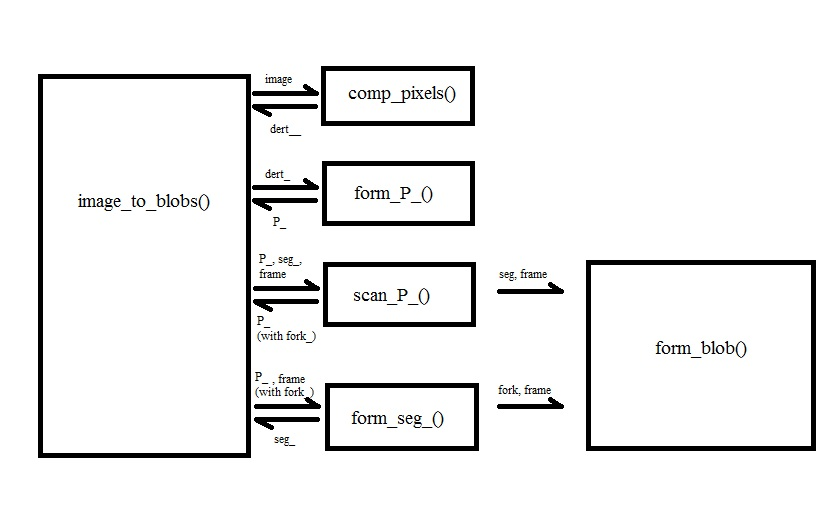
#> input picture frame_2D_alg/frame_blob.jpg, 836 x 532 px
$ python frame_blobs_dims.py --image ../frame_blob.jpg   (Python 2 division)
#> lines starting #> are read from the running program, lines starting #| are printed output that depends on the picture
import cv2
import argparse
import numpy
from scipy import misc
from time import time
from collections import deque

'''
    frame_blobs() is a principal version for segmentation of image into initial blobs.
    Complemented by intra_blob (recursive search within blobs), it will be 2D version of first-level core algorithm.
    Blob is a contiguous area of positive or negative derivatives from cross-comparison among adjacent pixels within an image.

    Cross-comparison forms match and difference between pixels in horizontal (m, d) and vertical (my, dy) dimensions, and these four
    derivatives define four types of blobs. This version defines d | dy blobs only inside negative m | my blobs,
    while frame_blobs_olp (overlap) defines each blob type over full frame.

    frame_blobs() performs several levels (Le) of encoding, incremental per scan line defined by vertical coordinate y.
    value of y per Le line is shown relative to y of current input line, incremented by top-down scan of input image:

    1Le, line y:    x_comp(p_): lateral pixel comparison -> tuple of derivatives ders ) array ders_
    2Le, line y- 1: y_comp(ders_): vertical pixel comp -> 2D tuple ders2 ) array ders2_
    3Le, line y- 1+ rng*2: form_P(ders2) -> 1D pattern P
    4Le, line y- 2+ rng*2: scan_P_(P, hP) -> hP, roots: down-connections, fork_: up-connections between Ps
    5Le, line y- 3+ rng*2: form_segment(hP, seg) -> seg: merge vertically-connected _Ps in non-forking blob segments
    6Le, line y- 4+ rng*2+ seg depth: form_blob(seg, blob): merge connected segments in fork_' incomplete blobs, recursively
    if y = rng * 2: line y == P_, line y-1 == hP_, line y-2 == seg_, line y-4 == blob_

    Pixel comparison in 2D forms lateral and vertical derivatives: 2 matches and 2 differences per pixel.
    They are formed on the same level because average lateral match ~ average vertical match.
    Each vertical and horizontal derivative forms separate blobs: redundant representations of original pixels.

    They can also be summed to estimate diagonal or hypot derivatives, for blob orientation to maximize primary derivatives.
    Orientation increases primary dimension of blob to maximize match, and decreases secondary dimension to maximize difference.
    Subsequent union of lateral and vertical blobs is by combined match of their parameters, orthogonal sign is not commeasurable.

    Initial pixel comparison is not novel, I design from the scratch to make it organic part of hierarchical algorithm.
    It would be much faster with matrix computation, but this is minor compared to higher-level processing.
    I implement it sequentially for consistency with accumulation into blobs: irregular and very difficult to map to matrices.

    All 2D functions (y_comp, scan_P_, form_segment, form_blob) input two lines: higher and lower,
    convert elements of lower line into elements of new higher line, then displace elements of old higher line into higher function.
    Higher-line elements include additional variables, derived while they were lower-line elements.

    prefix '_' denotes higher-line variable or pattern, vs. same-type lower-line variable or pattern,
    postfix '_' denotes array name, vs. same-name elements of that array:
'''

# ************ MISCELLANEOUS FUNCTIONS **********************************************************************************
# Includes:
# -rebuild_blobs()
# -segment_sort_by_height()
# ***********************************************************************************************************************

# [21 lines left out: function rebuild_blobs, not called in this run]
    # ---------- rebuild_blobs() end ------------------------------------------------------------------------------------


def segment_sort_by_height(seg):
    " Used in sort() function at blob termination "
    return seg[7]
    # ---------- segment_sort_by_height() end ---------------------------------------------------------------------------


# ************ MISCELLANEOUS FUNCTIONS END ******************************************************************************

# ************ MAIN FUNCTIONS *******************************************************************************************
# Includes:
# -lateral_comp()
# -vertical_comp()
# -form_P()
# -scan_P_()
# -form_segment()
# -form_blob()
# -image_to_blobs()
# ***********************************************************************************************************************

def lateral_comp(pixel_):
    " Comparison over x coordinate, within rng of consecutive pixels on each line "

    ders1_ = []  # tuples of complete 1D derivatives: summation range = rng
    rng_ders1_ = deque(maxlen=rng)  # incomplete ders1s, within rng from input pixel: summation range < rng
    rng_ders1_.append((0, 0, 0))
    max_index = rng - 1  # max index of rng_ders1_

    for x, p in enumerate(pixel_):  # pixel p is compared to rng of prior pixels within horizontal line, summing d and m per prior pixel
        back_fd, back_fm = 0, 0  # fuzzy derivatives from rng of backward comps per pri_p
        for index, (pri_p, fd, fm) in enumerate(rng_ders1_):
            d = p - pri_p
            m = ave - abs(d)
            fd += d  # bilateral fuzzy d: running sum of differences between pixel and all prior and subsequent pixels within rng
            fm += m  # bilateral fuzzy m: running sum of matches between pixel and all prior and subsequent pixels within rng
            back_fd += d
            back_fm += m  # running sum of d and m between pixel and all prior pixels within rng

            if index < max_index:
                rng_ders1_[index] = (pri_p, fd, fm)
            elif x > rng * 2 - 1:  # after pri_p comp over full bilateral rng
                ders1_.append((pri_p, fd, fm))  # completed bilateral tuple is transferred from rng_ders_ to ders_

        rng_ders1_.appendleft((p, back_fd, back_fm))  # new tuple with initialized d and m, maxlen displaces completed tuple
    # last incomplete rng_ders1_ in line are discarded, vs. ders1_ += reversed(rng_ders1_)
    return ders1_
    # ---------- lateral_comp() end -------------------------------------------------------------------------------------

def vertical_comp(ders1_, rng_ders2__, _xP_, _yP_, frame):
    " Comparison to bilateral rng of vertically consecutive pixels, forming ders2: pixel + lateral and vertical derivatives"

    # each of the following contains 2 types, per core variables m and d:
    xP = [[0, rng, 0, 0, 0, 0, 0, 0, 0, 0, 0, []],  # lateral pattern = pri_s, x0, L, I, D, Dy, M, My, Alt0:4 ders2_
          [0, rng, 0, 0, 0, 0, 0, 0, 0, 0, 0, []]]
    yP = [[0, rng, 0, 0, 0, 0, 0, 0, 0, 0, 0, []],
          [0, rng, 0, 0, 0, 0, 0, 0, 0, 0, 0, []]]
    xP_ = [deque(), deque()]
    yP_ = [deque(), deque()]  # line y - 1 + rng*2
    xbuff_ = [deque(), deque()]
    ybuff_ = [deque(), deque()]  # line y - 2 + rng*2: _Ps buffered by previous run of scan_P_

    new_rng_ders2__ = deque()  # 2D array: line of rng_ders2_s buffered for next-line comp
    max_index = rng - 1  # max rng_ders2_ index
    x = rng  # lateral coordinate of pixel in input ders1

    for (p, d, m), rng_ders2_ in zip(ders1_, rng_ders2__):  # pixel comp to rng _pixels in rng_ders2_, summing dy and my
        index = 0
        back_dy, back_my = 0, 0
        for (_p, _d, fdy, _m, fmy) in rng_ders2_:  # vertical derivatives are incomplete; prefix '_' denotes higher-line variable

            dy = p - _p
            my = ave - abs(dy)
            fdy += dy  # running sum of differences between pixel _p and all higher and lower pixels within rng
            fmy += my  # running sum of matches between pixel _p and all higher and lower pixels within rng
            back_dy += dy
            back_my += my  # running sum of d and m between pixel _p and all higher pixels within rng

            if index < max_index:
                rng_ders2_[index] = (_p, _d, fdy, _m, fmy)
            elif y > min_coord:
                ders = _p, _d, fdy, _m, fmy
                xP, xP_, xbuff_, _xP_, frame = form_P( ders, x, X - rng - 1, xP, xP_, xbuff_, _xP_, frame, 0 )  # lateral mP, typ = 0
                yP, yP_, ybuff_, _yP_, frame = form_P( ders, x, X - rng - 1, yP, yP_, ybuff_, _yP_, frame, 1 )  # vertical mP, typ = 1
            index += 1

        rng_ders2_.appendleft( ( p, d, back_dy, m, back_my ) )  # new ders2 displaces completed one in vertical rng_ders2_ via maxlen
        new_rng_ders2__.append(rng_ders2_)  # 2D array of vertically-incomplete 2D tuples, converted to rng_ders2__, for next-line vertical comp
        x += 1

    typ = dim     # terminate last dP (typ = 2) within neg mPs
    while xbuff_[1]:
        hP = xbuff_[1].popleft()
        if hP[1] != 1: # no roots
            frame = form_blob( hP, frame, typ )
    while _xP_[1]:
        hP, frame = form_segment(_xP_[1].popleft(), frame, typ)
        frame = form_blob( hP, frame, typ )

    typ += 1     # terminate last dyP (typ = 3) within neg mPs
    while ybuff_[1]:
        hP = ybuff_[1].popleft()
        if hP[1] != 1: # no roots
            frame = form_blob( hP, frame, typ )
    while _yP_[1]:
        hP, frame = form_segment(_yP_[1].popleft(), frame, typ)
        frame = form_blob( hP, frame, typ )

    return new_rng_ders2__, xP_, yP_, frame
    # ---------- vertical_comp() end ------------------------------------------------------------------------------------

def form_P(ders, x, max_x, P, P_, buff_, hP_, frame, typ, is_dP = False):
    " Initializes, and accumulates 1D pattern "
    # is_dP = bool(typ // dim), or computed directly for speed and clarity:

    p, d, dy, m, my = ders  # 2D tuple of derivatives per pixel, "y" denotes vertical vs. lateral derivatives
    if      typ == 0:   core = m;   alt0 = d;   alt1 = my;  alt2 = dy
    elif    typ == 1:   core = my;  alt0 = dy;  alt1 = m;   alt2 = d
    elif    typ == 2:   core = d;   alt0 = m;   alt1 = dy;  alt2 = my
    else:               core = dy;  alt0 = my;  alt1 = d;   alt2 = m

    s = 1 if core > 0 else 0
    pri_s, x0 = P[is_dP][:2]    # P[0] is mP, P[1] is dP
    if not ( s == pri_s or x == x0):  # P is terminated
        P, P_, buff_, hP_, frame = term_P(s, x, P, P_, buff_, hP_, frame, typ, is_dP)

    pri_s, x0, L, I, D, Dy, M, My, Alt0, Alt1, Alt2, ders_ = P[is_dP]  # continued or initialized input and derivatives are accumulated:
    L += 1  # length of a pattern
    I += p  # summed input
    D += d  # lateral D
    Dy += dy  # vertical D
    M += m  # lateral M
    My += my  # vertical M
    Alt0 += abs(alt0)  # alternative derivative: m | d; indicate value, thus redundancy rate, of overlapping alt-core blobs
    Alt1 += abs(alt1)  # alternative direction:  x | y
    Alt2 += abs(alt2)  # alternative derivative and direction

    ders_.append(ders)  # ders2s are buffered for oriented rescan and incremental range | derivation comp
    P[is_dP] = s, x0, L, I, D, Dy, M, My, Alt0, Alt1, Alt2, ders_

    if x == max_x:  # P is terminated
        P, P_, buff_, hP_, frame = term_P(s, x + 1, P, P_, buff_, hP_, frame, typ, is_dP)

    return P, P_, buff_, hP_, frame  # accumulated within line, P_ is a buffer for conversion to _P_
    # ---------- form_P() end -------------------------------------------------------------------------------------------


def term_P(s, x, P, P_, buff_, hP_, frame, typ, is_dP):
    " Terminates 1D pattern when sign-change is detected or at the end of P_"

    pri_s, x0, L, I, D, Dy, M, My, Alt0, Alt1, Alt2, ders_ = P[is_dP]
    if not is_dP and not pri_s:
        P[1] = [-1, x0, 0, 0, 0, 0, 0, 0, 0, 0, 0, []]  # dPs (P[1]) formed inside of negative mP (P[0])

        for i in range(L):
            P, P_, buff_, _P_, frame = form_P(ders_[i], x0 + i, x0 + L - 1, P, P_, buff_, hP_, frame, typ + dim, True) # is_dP = 1
        P[0] = pri_s, x0, L, I, D, Dy, M, My, Alt0, Alt1, Alt2, ders_, P_[1]

    if y == rng * 2:  # 1st line P_ is converted to init hP_;  scan_P_(), form_segment(), form_blob() use one type of Ps, hPs, buffs
        P_[is_dP].append([P[is_dP], 0, [], x - 1])  # P, roots, _fork_, x
    else:
        P_[is_dP], buff_[is_dP], hP_[is_dP], frame = scan_P_(x - 1, P[is_dP], P_[is_dP], buff_[is_dP], hP_[is_dP], frame, typ)  # P scans hP_
    P[is_dP] = s, x, 0, 0, 0, 0, 0, 0, 0, 0, 0, []  # new P initialization

    return P, P_, buff_, hP_, frame
    # ---------- term_P() end -------------------------------------------------------------------------------------------


def scan_P_(x, P, P_, _buff_, hP_, frame, typ):
    " P scans shared-x-coordinate hPs in higher P_, combines overlapping Ps into blobs "

    buff_ = deque()  # new buffer for displaced hPs (higher-line P tuples), for scan_P_(next P)
    fork_ = []  # refs to hPs connected to input P
    _x0 = 0  # to start while loop, next ini_x = _x + 1
    x0 = P[1]

    while _x0 <= x:  # while x values overlap between P and _P
        if _buff_:
            hP = _buff_.popleft()  # hP was extended to segment and buffered in prior scan_P_
        elif hP_:
            hP, frame = form_segment( hP_.popleft(), frame, typ )
        else:
            break  # higher line ends, all hPs are converted to segments
        roots = hP[1]
        _x0 = hP[5][-1][0][1]  # first_x
        _x = _x0 + hP[5][-1][0][2] - 1  # last_x = first_x + L - 1

        if P[0] == hP[6][0][0] and  not _x < x0 and not x < _x0:  # P comb -> blob if s == _s, _last_x >= first_x and last_x >= _first_x
            roots += 1
            hP[1] = roots
            fork_.append(hP)  # P-connected hPs will be converted to segments at each _fork

        if _x > x:  # x overlap between hP and next P: hP is buffered for next scan_P_, else hP included in a blob segment
            buff_.append(hP)
        elif roots != 1:
            frame = form_blob(hP, frame, typ)  # segment is terminated and packed into its blob
        _x0 = _x + 1  # = first x of next _P

    buff_ += _buff_  # _buff_ is likely empty
    P_.append([P, 0, fork_, x])  # P with no overlap to next _P is extended to hP and buffered for next-line scan_P_

    return P_, buff_, hP_, frame  # hP_ and buff_ contain only remaining _Ps, with _x => next x
    # ---------- scan_P_() end ------------------------------------------------------------------------------------------


def form_segment(hP, frame, typ):
    " Convert hP into new segment or add it to higher-line segment, merge blobs "
    _P, roots, fork_, last_x = hP
    [s, first_x], params = _P[:2], list(_P[2:11])
    ave_x = (_P[2] - 1) // 2  # extra-x L = L-1 (1x in L)

    if not fork_:  # seg is initialized with initialized blob (params, coordinates, remaining_roots, root_, xD)
        blob = [[s, 0, 0, 0, 0, 0, 0, 0, 0, 0], [_P[1], hP[3], y-rng-1, 0, 0], 1, []]
        hP = [params, roots, fork_, ave_x, 0, [(_P, 0)], blob]
        blob[3].append(hP)
    else:
        if len(fork_) == 1 and fork_[0][1] == 1:  # hP has one fork: hP[2][0], and that fork has one root: hP
            # hP is merged into higher-line blob segment (Pars, roots, _fork_, ave_x, xD, Py_, blob) at hP[2][0]:
            fork = fork_[0]
            L, I, D, Dy, M, My, alt0, alt1, alt2 = params
            Ls, Is, Ds, Dys, Ms, Mys, alt0s, alt1s, alt2s = fork[0]  # seg params
            fork[0] = [Ls + L, Is + I, Ds + D, Dys + Dy, Ms + M, Mys + My, alt0s + alt0, alt1s + alt1, alt2s + alt2]
            fork[1] = roots
            dx = ave_x - fork[3]
            fork[3] = ave_x
            fork[4] += dx  # xD for seg normalization and orientation, or += |dx| for curved yL and Pm estimation?
            fork[5].append((_P, dx))  # Py_: vertical buffer of Ps merged into seg
            hP = fork  # replace segment with including fork's segment
            blob = hP[6]

        else:  # if >1 forks, or 1 fork that has >1 roots:
            hP = [params, roots, fork_, ave_x, 0, [(_P, 0)], fork_[0][6]]  # seg is initialized with fork's blob
            blob = hP[6]
            blob[3].append(hP)  # segment is buffered into root_

            if len(fork_) > 1:  # merge blobs of all forks
                if fork_[0][1] == 1:  # if roots == 1
                    frame = form_blob(fork_[0], frame, typ, 1)  # merge seg of 1st fork into its blob

                for fork in fork_[1:len(fork_)]:  # merge blobs of other forks into blob of 1st fork
                    if fork[1] == 1:
                        frame = form_blob(fork, frame, typ, 1)

                    if not fork[6] is blob:
                        [s, L, I, D, Dy, M, My, alt0, alt1, alt2], [min_x, max_x, min_y, xD, Ly], remaining_roots, root_ = fork[6]
                        blob[0][1] += L
                        blob[0][2] += I
                        blob[0][3] += D
                        blob[0][4] += Dy
                        blob[0][5] += M
                        blob[0][6] += My
                        blob[0][7] += alt0
                        blob[0][8] += alt1
                        blob[0][9] += alt2
                        blob[1][0] = min(min_x, blob[1][0])
                        blob[1][1] = max(max_x, blob[1][1])
                        blob[1][2] = min(min_y, blob[1][2])
                        blob[1][3] += xD
                        blob[1][4] += Ly
                        blob[2] += remaining_roots
                        for seg in root_:
                            if not seg is fork:
                                seg[6] = blob  # blobs in other forks are references to blob in the first fork
                                blob[3].append(seg)  # buffer of merged root segments
                        fork[6] = blob
                        blob[3].append(fork)
                    blob[2] -= 1

        blob[1][0] = min(first_x, blob[1][0])  # min_x
        blob[1][1] = max(last_x, blob[1][1])  # max_x
    return hP, frame
    # ---------- form_segment() end -----------------------------------------------------------------------------------------


def form_blob(term_seg, frame, typ, y_carry=0):
    " Terminated segment is merged into continued or initialized blob (all connected segments) "

    [L, I, D, Dy, M, My, alt0, alt1, alt2], roots, fork_, x, xD, Py_, blob = term_seg  # unique blob in fork_[0][6] is ref'd by other forks
    blob[0][1] += L
    blob[0][2] += I
    blob[0][3] += D
    blob[0][4] += Dy
    blob[0][5] += M
    blob[0][6] += My
    blob[0][7] += alt0
    blob[0][8] += alt1
    blob[0][9] += alt2
    blob[1][3] += xD        # ave_x angle, to evaluate blob for re-orientation
    blob[1][4] += len(Py_)  # Ly = number of slices in segment
    blob[2] += roots - 1  # reference to term_seg is already in blob[9]
    term_seg.append(y - rng - 1 - y_carry)  # y_carry: min elevation of term_seg over current hP

    if not blob[2]:  # if remaining_roots == 0: blob is terminated and packed in frame
        [s, L, I, D, Dy, M, My, alt0, alt1, alt2], [min_x, max_x, min_y, xD, Ly], remaining_roots, root_ = blob
        if not typ:  # frame P are to compute averages, redundant for same-scope alt_frames
            frame[0][1] += I
            frame[0][2] += D
            frame[0][3] += Dy
            frame[0][4] += M
            frame[0][5] += My
        if not s and typ < dim:
            frame[0][0][typ] += L   # L of negative mblobs are summed

        frame[typ + 1][0] += xD  # ave_x angle, to evaluate frame for re-orientation
        frame[typ + 1][1] += Ly  # +L
        root_.sort(key=segment_sort_by_height)  # Sort segments by max_y
        frame[typ + 1][2].append(((s, L, I, D, Dy, M, My, alt0, alt1, alt2), (min_x, max_x, min_y, term_seg[7], xD, Ly), root_))

    return frame  # no term_seg return: no root segs refer to it
    # ---------- form_blob() end ----------------------------------------------------------------------------------------


def image_to_blobs(image):
    " Main body of the operation, postfix '_' denotes array vs. element, prefix '_' denotes higher-line vs. lower-line variable "

    _xP_ = [deque(), deque()]
    _yP_ = [deque(), deque()]  # higher-line same- d-, m-, dy-, my- sign 1D patterns
    frame = [[[0, 0], 0, 0, 0, 0, 0], [0, 0, []], [0, 0, []], [0, 0, []], [0, 0, []]]  # [neg_mL, neg_myL, I, D, Dy, M, My], 4 x [xD, Ly, blob_]
    global y
    y = 0
    rng_ders2__ = []  # horizontal line of vertical buffers: 2D array of 2D tuples, deque for speed?
    pixel_ = image[0, :]  # first line of pixels
    ders1_ = lateral_comp(pixel_)

    for (p, d, m) in ders1_:
        ders2 = p, d, 0, m, 0  # dy, my initialized at 0
        rng_ders2_ = deque(maxlen=rng)  # vertical buffer of incomplete derivatives tuples, for fuzzy ycomp
        rng_ders2_.append(ders2)        # only one tuple in first-line rng_ders2_
        rng_ders2__.append(rng_ders2_)

    for y in range(1, Y):  # or Y-1: default term_blob in scan_P_ at y = Y?

        pixel_ = image[y, :]            # vertical coordinate y is index of new line p_
        ders1_ = lateral_comp(pixel_)   # lateral pixel comparison
        rng_ders2__, _xP_, _yP_, frame = vertical_comp( ders1_, rng_ders2__, _xP_, _yP_, frame )  # vertical pixel comparison

    # frame ends, last vertical rng of incomplete rng_ders2__ is discarded,
    # merge segs of last line into their blobs:
    y = Y
    for is_dP in range(2):
        typ = is_dP * dim
        hP_ = _xP_[is_dP]
        while hP_:
            hP, frame = form_segment( hP_.popleft(), frame, typ )
            frame = form_blob( hP, frame, typ )

        typ += 1
        hP_ = _yP_[is_dP]
        while hP_:
            hP, frame = form_segment( hP_.popleft(), frame, typ )
            frame = form_blob(hP, frame, typ)

    return frame  # frame of 2D patterns, to be outputted to level 2
    # ---------- image_to_blobs() end -----------------------------------------------------------------------------------


# ************ MAIN FUNCTIONS END ***************************************************************************************


# ************ PROGRAM BODY *********************************************************************************************

# Pattern filters ----------------------------------------------------------------
# eventually updated by higher-level feedback, initialized here as constants:

rng         = 2     # number of pixels compared to each pixel in four directions
min_coord   = rng * 2 - 1  # min x and y for form_P input: ders2 from comp over rng*2 (bidirectional: before and after pixel p)
ave         = 15    # |d| value that coincides with average match: mP filter
dim         = 2     # Number of dimensions

# Load inputs --------------------------------------------------------------------
# image = misc.face(gray=True)  # read image as 2d-array of pixels (gray scale):
# image = image.astype(int)
# or:
argument_parser = argparse.ArgumentParser()
argument_parser.add_argument('-i', '--image', help='path to image file', default='./images/Vegetable.jpg')
arguments = vars(argument_parser.parse_args())
image = cv2.imread(arguments['image'], 0).astype(int)
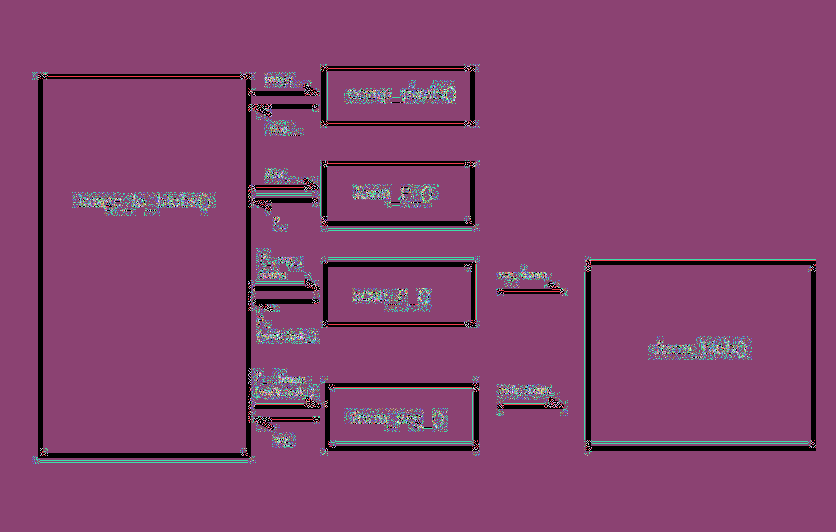
#> image: shape (532, 836) int64; 238 distinct labels, from 0 to 255; one colour per label, 0 black

Y, X = image.shape  # image height and width

# Main ---------------------------------------------------------------------------
start_time = time()
frame_of_blobs = image_to_blobs(image)
#> in image_to_blobs, `pixel_ = image[0, :]`: pixel_ = 836 values from 255 to 255
#> (the rest of the program and of its run is left out)
